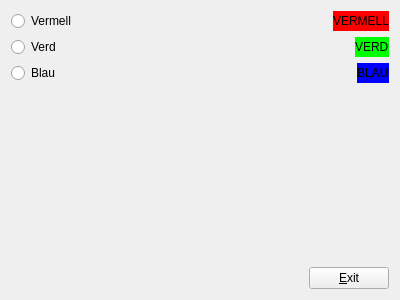
<?xml version="1.0" encoding="UTF-8"?>
<ui version="4.0">
 <class>MyForm</class>
 <widget class="QWidget" name="MyForm">
  <property name="geometry">
   <rect>
    <x>0</x>
    <y>0</y>
    <width>400</width>
    <height>300</height>
   </rect>
  </property>
  <property name="windowTitle">
   <string>Form</string>
  </property>
  <layout class="QVBoxLayout" name="verticalLayout_3">
   <item>
    <layout class="QVBoxLayout" name="verticalLayout">
     <item>
      <layout class="QHBoxLayout" name="horizontalLayout">
       <item>
        <widget class="QRadioButton" name="radioButton">
         <property name="text">
          <string>Vermell</string>
         </property>
        </widget>
       </item>
       <item>
        <spacer name="horizontalSpacer">
         <property name="orientation">
          <enum>Qt::Horizontal</enum>
         </property>
         <property name="sizeHint" stdset="0">
          <size>
           <width>40</width>
           <height>20</height>
          </size>
         </property>
        </spacer>
       </item>
       <item>
        <widget class="QLabel" name="label">
         <property name="autoFillBackground">
          <bool>false</bool>
         </property>
         <property name="styleSheet">
          <string notr="true">background-color: rgb(255, 0, 0);</string>
         </property>
         <property name="text">
          <string>VERMELL</string>
         </property>
        </widget>
       </item>
      </layout>
     </item>
     <item>
      <layout class="QHBoxLayout" name="horizontalLayout_2">
       <item>
        <widget class="QRadioButton" name="radioButton_2">
         <property name="text">
          <string>Verd</string>
         </property>
        </widget>
       </item>
       <item>
        <spacer name="horizontalSpacer_2">
         <property name="orientation">
          <enum>Qt::Horizontal</enum>
         </property>
         <property name="sizeHint" stdset="0">
          <size>
           <width>40</width>
           <height>20</height>
          </size>
         </property>
        </spacer>
       </item>
       <item>
        <widget class="QLabel" name="label_2">
         <property name="styleSheet">
          <string notr="true">background-color: rgb(0, 255, 0);</string>
         </property>
         <property name="text">
          <string>VERD</string>
         </property>
        </widget>
       </item>
      </layout>
     </item>
     <item>
      <layout class="QHBoxLayout" name="horizontalLayout_3">
       <item>
        <widget class="QRadioButton" name="radioButton_3">
         <property name="text">
          <string>Blau</string>
         </property>
        </widget>
       </item>
       <item>
        <spacer name="horizontalSpacer_3">
         <property name="orientation">
          <enum>Qt::Horizontal</enum>
         </property>
         <property name="sizeHint" stdset="0">
          <size>
           <width>40</width>
           <height>20</height>
          </size>
         </property>
        </spacer>
       </item>
       <item>
        <widget class="QLabel" name="label_3">
         <property name="styleSheet">
          <string notr="true">background-color: rgb(0, 0, 255);</string>
         </property>
         <property name="text">
          <string>BLAU</string>
         </property>
        </widget>
       </item>
      </layout>
     </item>
    </layout>
   </item>
   <item>
    <layout class="QVBoxLayout" name="verticalLayout_2">
     <item>
      <spacer name="verticalSpacer">
       <property name="orientation">
        <enum>Qt::Vertical</enum>
       </property>
       <property name="sizeHint" stdset="0">
        <size>
         <width>20</width>
         <height>40</height>
        </size>
       </property>
      </spacer>
     </item>
     <item>
      <layout class="QHBoxLayout" name="horizontalLayout_4">
       <item>
        <spacer name="horizontalSpacer_4">
         <property name="orientation">
          <enum>Qt::Horizontal</enum>
         </property>
         <property name="sizeHint" stdset="0">
          <size>
           <width>40</width>
           <height>20</height>
          </size>
         </property>
        </spacer>
       </item>
       <item>
        <widget class="QPushButton" name="pushButton">
         <property name="text">
          <string>&amp;Exit</string>
         </property>
        </widget>
       </item>
      </layout>
     </item>
    </layout>
   </item>
  </layout>
 </widget>
 <resources/>
 <connections>
  <connection>
   <sender>pushButton</sender>
   <signal>clicked()</signal>
   <receiver>MyForm</receiver>
   <slot>close()</slot>
   <hints>
    <hint type="sourcelabel">
     <x>390</x>
     <y>290</y>
    </hint>
    <hint type="destinationlabel">
     <x>339</x>
     <y>215</y>
    </hint>
   </hints>
  </connection>
  <connection>
   <sender>radioButton</sender>
   <signal>clicked(bool)</signal>
   <receiver>label</receiver>
   <slot>setEnabled(bool)</slot>
   <hints>
    <hint type="sourcelabel">
     <x>56</x>
     <y>21</y>
    </hint>
    <hint type="destinationlabel">
     <x>373</x>
     <y>18</y>
    </hint>
   </hints>
  </connection>
  <connection>
   <sender>radioButton</sender>
   <signal>clicked(bool)</signal>
   <receiver>label_2</receiver>
   <slot>setDisabled(bool)</slot>
   <hints>
    <hint type="sourcelabel">
     <x>56</x>
     <y>24</y>
    </hint>
    <hint type="destinationlabel">
     <x>380</x>
     <y>50</y>
    </hint>
   </hints>
  </connection>
  <connection>
   <sender>radioButton</sender>
   <signal>clicked(bool)</signal>
   <receiver>label_3</receiver>
   <slot>setDisabled(bool)</slot>
   <hints>
    <hint type="sourcelabel">
     <x>59</x>
     <y>16</y>
    </hint>
    <hint type="destinationlabel">
     <x>374</x>
     <y>74</y>
    </hint>
   </hints>
  </connection>
  <connection>
   <sender>radioButton_2</sender>
   <signal>clicked(bool)</signal>
   <receiver>label</receiver>
   <slot>setDisabled(bool)</slot>
   <hints>
    <hint type="sourcelabel">
     <x>43</x>
     <y>43</y>
    </hint>
    <hint type="destinationlabel">
     <x>357</x>
     <y>17</y>
    </hint>
   </hints>
  </connection>
  <connection>
   <sender>radioButton_2</sender>
   <signal>clicked(bool)</signal>
   <receiver>label_2</receiver>
   <slot>setEnabled(bool)</slot>
   <hints>
    <hint type="sourcelabel">
     <x>45</x>
     <y>45</y>
    </hint>
    <hint type="destinationlabel">
     <x>376</x>
     <y>44</y>
    </hint>
   </hints>
  </connection>
  <connection>
   <sender>radioButton_3</sender>
   <signal>clicked(bool)</signal>
   <receiver>label_3</receiver>
   <slot>setEnabled(bool)</slot>
   <hints>
    <hint type="sourcelabel">
     <x>40</x>
     <y>69</y>
    </hint>
    <hint type="destinationlabel">
     <x>379</x>
     <y>74</y>
    </hint>
   </hints>
  </connection>
  <connection>
   <sender>radioButton_3</sender>
   <signal>clicked(bool)</signal>
   <receiver>label_2</receiver>
   <slot>setDisabled(bool)</slot>
   <hints>
    <hint type="sourcelabel">
     <x>25</x>
     <y>81</y>
    </hint>
    <hint type="destinationlabel">
     <x>374</x>
     <y>47</y>
    </hint>
   </hints>
  </connection>
  <connection>
   <sender>radioButton_3</sender>
   <signal>clicked(bool)</signal>
   <receiver>label</receiver>
   <slot>setDisabled(bool)</slot>
   <hints>
    <hint type="sourcelabel">
     <x>41</x>
     <y>76</y>
    </hint>
    <hint type="destinationlabel">
     <x>353</x>
     <y>21</y>
    </hint>
   </hints>
  </connection>
  <connection>
   <sender>radioButton_2</sender>
   <signal>clicked(bool)</signal>
   <receiver>label_3</receiver>
   <slot>setDisabled(bool)</slot>
   <hints>
    <hint type="sourcelabel">
     <x>48</x>
     <y>42</y>
    </hint>
    <hint type="destinationlabel">
     <x>372</x>
     <y>74</y>
    </hint>
   </hints>
  </connection>
 </connections>
</ui>
